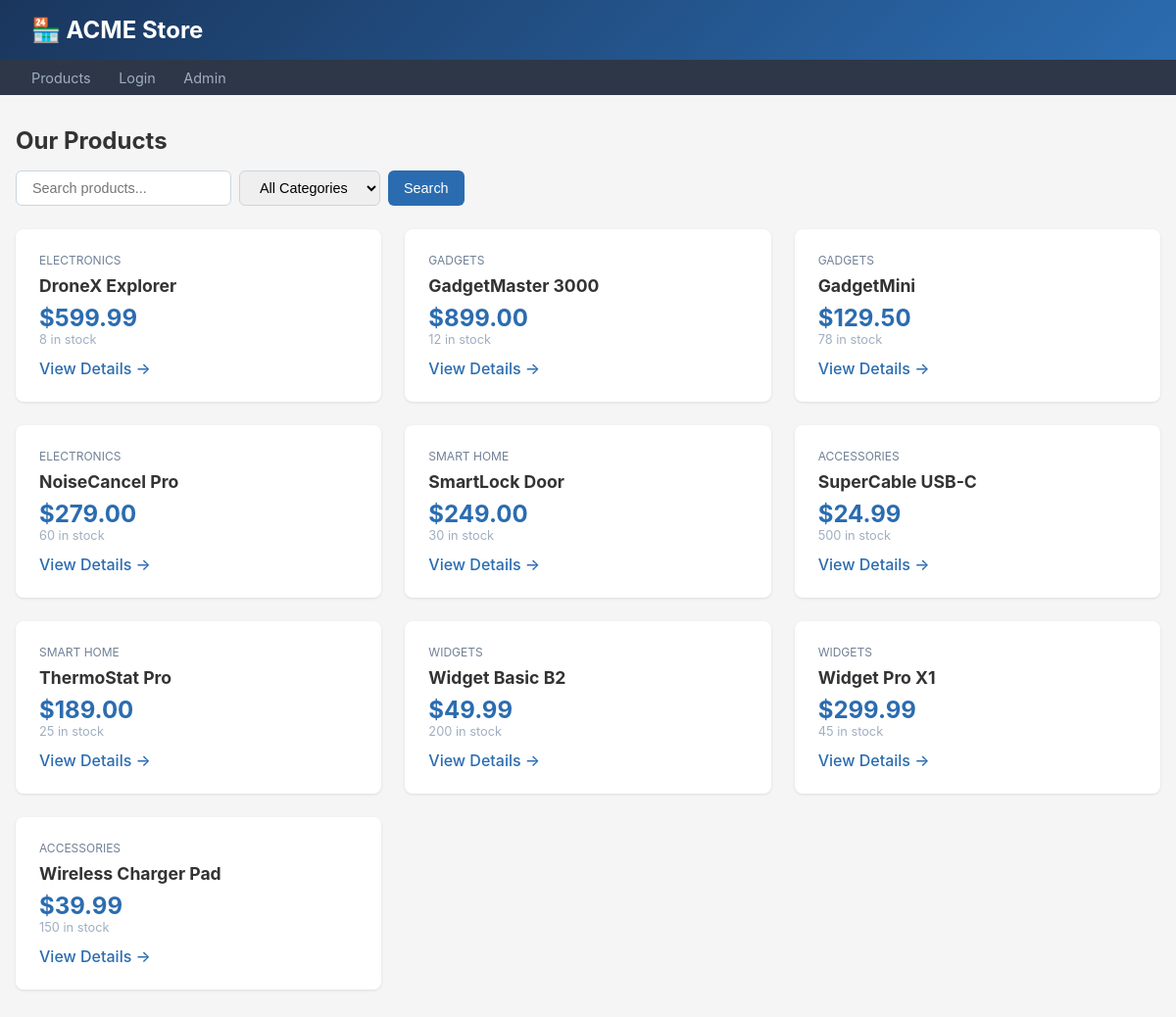
The page / on the database its author committed.
### tables this page shows
CREATE TABLE products (
    id INT AUTO_INCREMENT PRIMARY KEY,
    name VARCHAR(200) NOT NULL,
    description TEXT,
    price DECIMAL(10,2) NOT NULL,
    category VARCHAR(50),
    stock INT DEFAULT 0,
    image VARCHAR(200),
    created_at TIMESTAMP DEFAULT CURRENT_TIMESTAMP
);

### html/index.php (the view, shortened to what this page needs)
<?php
$host = getenv('MYSQL_HOST') ?: 'acme-mysql';
$user = getenv('MYSQL_USER') ?: 'acme_app';
$pass = getenv('MYSQL_PASSWORD') ?: 'AcmeDB#P@ss!2024';
$db   = getenv('MYSQL_DATABASE') ?: 'acme';
$conn = new mysqli($host, $user, $pass, $db);
$search   = $_GET['search'] ?? '';
$sql = "SELECT * FROM products WHERE 1=1";
$sql .= " ORDER BY name";
$result = $conn->query($sql);
?>
<!DOCTYPE html>
<html lang="en">
<head>
</head>
<body>
    <header>
        <h1>🏪 ACME Store</h1>
    </header>
    <nav>
        <a href="index.php">Products</a>
        <a href="login.php">Login</a>
        <a href="admin.php">Admin</a>
    </nav>
    <div class="container">
        <h2 style="margin-bottom:1rem">Our Products</h2>
        <form class="search-bar" method="GET">
            <input type="text" name="search" placeholder="Search products..." value="<?= htmlspecialchars($search) ?>">
            <select name="category">
                <option value="">All Categories</option>
            </select>
            <button type="submit">Search</button>
        </form>
        <div class="products">
            <?php if ($result && $result->num_rows > 0): ?>
                <?php while($row = $result->fetch_assoc()): ?>
                <div class="product-card">
                    <div class="category"><?= htmlspecialchars($row['category']) ?></div>
                    <h3><?= htmlspecialchars($row['name']) ?></h3>
                    <div class="price">$<?= number_format($row['price'], 2) ?></div>
                    <div class="stock"><?= $row['stock'] ?> in stock</div>
                    <a href="product.php?id=<?= $row['id'] ?>">View Details →</a>
                </div>
                <?php endwhile; ?>
            <?php else: ?>
                <p>No products found.</p>
            <?php endif; ?>
        </div>
    </div>
</body>
</html>

### html/index.php (style rules this page uses)
* { margin:0; padding:0; box-sizing:border-box; }
body { font-family: -apple-system, BlinkMacSystemFont, 'Segoe UI', sans-serif; background: #f5f5f5; color: #333; }
header { background: linear-gradient(135deg, #1a365d, #2b6cb0); color: white; padding: 1rem 2rem; }
header h1 { font-size: 1.5rem; }
nav { background: #2d3748; padding: 0.5rem 2rem; }
nav a { color: #a0aec0; text-decoration: none; margin-right: 1.5rem; font-size: 0.9rem; }
.container { max-width: 1200px; margin: 2rem auto; padding: 0 1rem; }
.search-bar { display: flex; gap: 0.5rem; margin-bottom: 1.5rem; }
.search-bar input, .search-bar select, .search-bar button { padding: 0.5rem 1rem; border: 1px solid #cbd5e0; border-radius: 6px; font-size: 0.9rem; }
.search-bar button { background: #2b6cb0; color: white; border: none; cursor: pointer; }
.products { display: grid; grid-template-columns: repeat(auto-fill, minmax(280px, 1fr)); gap: 1.5rem; }
.product-card { background: white; border-radius: 8px; padding: 1.5rem; box-shadow: 0 1px 3px rgba(0,0,0,0.1); }
.product-card h3 { font-size: 1.1rem; margin-bottom: 0.5rem; }
.product-card .category { font-size: 0.75rem; color: #718096; text-transform: uppercase; margin-bottom: 0.5rem; }
.product-card .price { font-size: 1.5rem; color: #2b6cb0; font-weight: bold; }
.product-card .stock { font-size: 0.8rem; color: #a0aec0; }
.product-card a { display: inline-block; margin-top: 0.75rem; color: #2b6cb0; text-decoration: none; font-weight: 500; }

### rows shown on the page
products: category "ELECTRONICS", name "DroneX Explorer", price "599.99", stock "8"
products: category "GADGETS", name "GadgetMaster 3000", price "899.00", stock "12"
products: category "GADGETS", name "GadgetMini", price "129.50", stock "78"
products: category "ELECTRONICS", name "NoiseCancel Pro", price "279.00", stock "60"
products: category "SMART HOME", name "SmartLock Door", price "249.00", stock "30"
products: category "ACCESSORIES", name "SuperCable USB-C", price "24.99", stock "500"
products: category "SMART HOME", name "ThermoStat Pro", price "189.00", stock "25"
products: category "WIDGETS", name "Widget Basic B2", price "49.99", stock "200"
products: category "WIDGETS", name "Widget Pro X1", price "299.99", stock "45"
products: category "ACCESSORIES", name "Wireless Charger Pad", price "39.99", stock "150"
